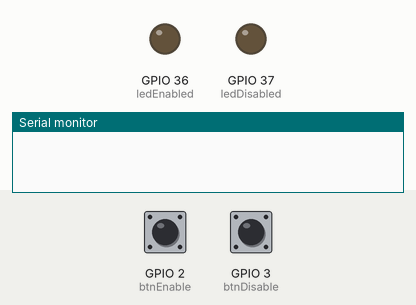
The sketch below on a simulated ESP32. On the bench: output pins drawn as LEDs (lit = HIGH), the last lines printed to the serial monitor. The test bench sets the inputs (shaded band); at power-on: GPIO 2 (btnEnable) HIGH, GPIO 3 (btnDisable) HIGH. WiFi joins after 1.5 s; servers stay silent unless stated; uploads are accepted with an empty reply.

Above: at 0.0 s.
At 3.7 s:
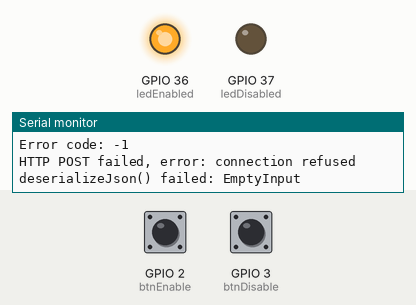
3.8 s: GPIO 2 (btnEnable) pulled LOW for 0.55 s
5.8 s: GPIO 3 (btnDisable) pulled LOW for 0.55 s
Timing chart, 0 to 8.8 s (numbered marks = the images above; inputs shaded):
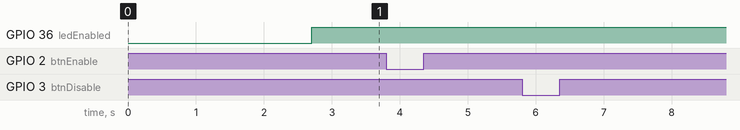

The sketch:

arduino.ino
```cpp
#include <WiFi.h>
#include <HTTPClient.h>
#include <ArduinoJson.h>

// WiFi credentials (Change these to match your own)
const char* ssid = "ssid";
const char* password = "password";

// API endpoints (Change these to match your own)
const char* authUrl = "http://pi.hole/api/auth";
const char* dnsUrl = "http://pi.hole/api/dns";

// PiHole API password (Change this to match your own)
const char* apiAuthPayload = "{\"password\": \"password\"}";

// LEDs and buttons
const int ledEnabled = A0;
const int ledDisabled = A1;
const int btnEnable = 2;
const int btnDisable = 3;

// Session ID
String sessionId;
const int sidMaxAge = 1800; // PiHole default, in seconds
// TODO: Timer for SID

// Blocking timer, in seconds
int blockTimer = 300;

// Block buttons while performing operations
bool blockButtons = false;

void setup() {
  // Setup HW pins & Serial
  pinMode(ledEnabled, OUTPUT);
  pinMode(ledDisabled, OUTPUT);
  pinMode(btnEnable, INPUT_PULLUP);
  pinMode(btnDisable, INPUT_PULLUP);
  Serial.begin(115200);

  // Connect to Wi-Fi
  delay(1000);
  Serial.print("Connecting to Wi-Fi.");
  WiFi.begin(ssid, password);
  while (WiFi.status() != WL_CONNECTED) {
    delay(500);
    Serial.print(".");
  }
  Serial.println("\nConnected to Wi-Fi!");
  Serial.print("IP Address: ");
  Serial.println(WiFi.localIP());
}

void loop() {
  // TODO: Check session ID age and update if necessary

  // TODO: Blink LEDs per status

  // Get Status & set LEDs
  digitalWrite(ledEnabled, isEnabled());
  digitalWrite(ledDisabled, !isEnabled());

  // Read hardware buttons if not blocked
  if (!blockButtons) {
    if (!digitalRead(btnEnable))
    {
      blockButtons = true;
      Serial.println("Button press: 'Enable Blocking'");
      setBlocking(true);
    } else if (!digitalRead(btnDisable)) {
      blockButtons = true;
      Serial.println("Button press: 'Disable Blocking'");
      setBlocking(false);
    }
  }
  delay(50);
}

void setBlocking(bool blocking) {
  String payload = "{\"blocking\":" + String(blocking) + ",\"timer\":" + String(blockTimer) + "}";
  HTTPClient http;
  http.begin(dnsUrl);
  http.addHeader("Content-Type", "application/json");
  http.addHeader("sid", sessionId);
  int httpResponseCode = http.POST(payload);

  blockButtons = false;
}

bool isEnabled() {
  String responsePayload;

  if (WiFi.status() == WL_CONNECTED) {
    HTTPClient http;
    http.begin(dnsUrl);
    http.addHeader("Content-Type", "application/json");
    http.addHeader("sid", sessionId);
    int httpResponseCode = http.GET();
    if (httpResponseCode > 0) {
      Serial.print("HTTP Response code: ");
      Serial.println(httpResponseCode);
      responsePayload = http.getString();
      Serial.println("Server response:");
      Serial.println(responsePayload);
    } else {
      Serial.print("Error code: ");
      Serial.println(httpResponseCode);
      Serial.printf("HTTP POST failed, error: %s\n", http.errorToString(httpResponseCode).c_str());
    }
    http.end();

    StaticJsonDocument<384> doc;
    DeserializationError error = deserializeJson(doc, responsePayload);
    if (error) {
      Serial.print("deserializeJson() failed: ");
      Serial.println(error.c_str());
      return "";
    }
    const char* blocking = doc["blocking"];
    return blocking == "enabled";
  }
}

void updateSessionId() {
  String responsePayload;

  // TODO: Delete old session

  // Get new Session ID
  if (WiFi.status() == WL_CONNECTED) {
    HTTPClient http;
    http.begin(authUrl);
    http.addHeader("Content-Type", "application/json");
    Serial.println("Sending POST request with payload:");
    Serial.println(apiAuthPayload);
    int httpResponseCode = http.POST(apiAuthPayload);

    if (httpResponseCode > 0) {
      Serial.print("HTTP Response code: ");
      Serial.println(httpResponseCode);
      responsePayload = http.getString();
      Serial.println("Server response:");
      Serial.println(responsePayload);
    } else {
      Serial.print("Error code: ");
      Serial.println(httpResponseCode);
      Serial.printf("HTTP POST failed, error: %s\n", http.errorToString(httpResponseCode).c_str());
    }
    http.end();

    StaticJsonDocument<384> doc;
    DeserializationError error = deserializeJson(doc, responsePayload);
    if (error) {
      Serial.print("deserializeJson() failed: ");
      Serial.println(error.c_str());
    }
    const char* sid = doc["session"]["sid"];
    sessionId = sid;
  }

}
```
